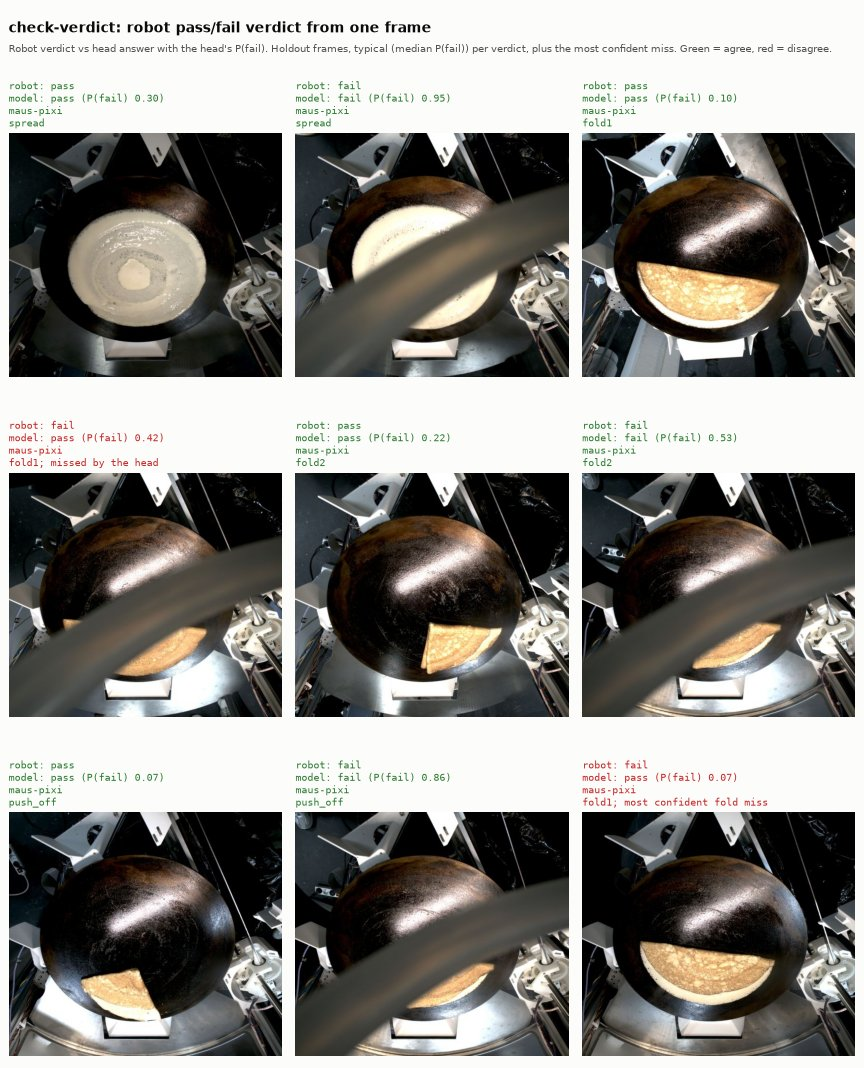
#> input picture assets/check-verdict-example.jpg, 864 x 1068 px
$ python -i fold_plate.py   (imports and definitions only)
#> lines starting #> are read from the running program, lines starting #| are printed output that depends on the picture; after the words box and inside, x2 and y2 are one past the last pixel; in counts of white or black regions, pixels touching at a corner belong together
#> further down, picture is the input picture: shape (1068, 864, 3); mean B, G, R 129.9, 134.2, 136.1
"""Hotplate ellipse detection for corrected fold-segmentation frames."""

from __future__ import annotations

from dataclasses import dataclass

import cv2
import numpy as np

BLUR_SIZE = 7
HOUGH_DP = 1.5
HOUGH_PARAM1 = 100
HOUGH_PARAM2 = 40
MIN_RADIUS_HEIGHT_SHARE = 0.28
MAX_RADIUS_HEIGHT_SHARE = 0.60
GROW_SHARE = 1.05
DARK_VALUE = 70
KERNEL_SIZE = 7
MAX_CENTER_SHIFT_RADIUS = 0.30
MIN_AXIS_DIAMETER_SHARE = 0.60
MAX_AXIS_DIAMETER_SHARE = 1.15
AXIS_SHRINK = 0.94
MIN_ELLIPSE_POINTS = 5


@dataclass(frozen=True)
class PlateEllipse:
    """OpenCV-style ellipse in image coordinates."""

    cx: float
    cy: float
    major: float
    minor: float
    angle: float
    source: str

    # [21 lines left out: functions diameter, ellipse_mask, not called in this run]


def _fallback_circle(width: int, height: int) -> tuple[float, float, float]:
    radius = min(width, height) * 0.44
    return width / 2.0, height / 2.0, radius


def _hough_circle(gray: np.ndarray) -> tuple[float, float, float]:
    height, width = gray.shape[:2]
    blurred = cv2.medianBlur(gray, BLUR_SIZE)
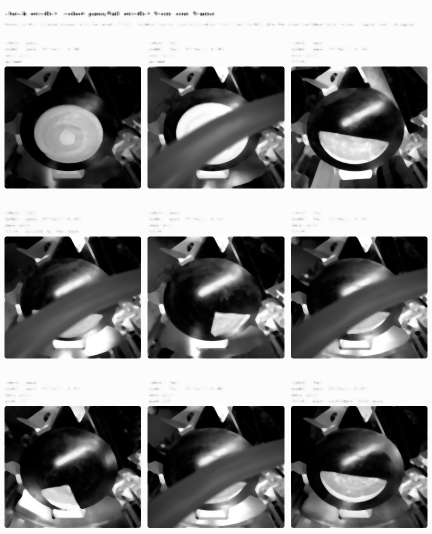
#> blurred: shape (1068, 864) (shown at 1/2 size); min 0, max 255, mean 135.2
    circles = cv2.HoughCircles(
        blurred,
        cv2.HOUGH_GRADIENT,
        dp=HOUGH_DP,
        minDist=height / 2,
        param1=HOUGH_PARAM1,
        param2=HOUGH_PARAM2,
        minRadius=round(height * MIN_RADIUS_HEIGHT_SHARE),
        maxRadius=round(height * MAX_RADIUS_HEIGHT_SHARE),
    )
#> circles = [[339.8, 539.2, 516.3], [780.8, 171.8, 544.4], [66.75, 1010.2, 635.2], [648.8, 1008.8, 386], [119.2, 48.75, 615.3]]
    if circles is None:
        return _fallback_circle(width, height)
    circle = circles[0][np.argmax(circles[0, :, 2])]
#> circle = [66.75, 1010.2, 635.2]
    return float(circle[0]), float(circle[1]), float(circle[2])


def detect_plate_ellipse(frame: np.ndarray) -> PlateEllipse:
    """Detect the hotplate as an ellipse, falling back to Hough circle."""
    gray = cv2.cvtColor(frame, cv2.COLOR_BGR2GRAY)
    cx, cy, radius = _hough_circle(gray)
#> cx = 66.75; cy = 1010.2; radius = 635.2
    diameter = radius * 2.0
#> diameter = 1270.3
    circle = PlateEllipse(
        cx,
        cy,
        diameter * AXIS_SHRINK,
        diameter * AXIS_SHRINK,
        0.0,
        "circle",
    )
    mask = np.zeros(gray.shape, dtype=np.uint8)
    cv2.circle(
        mask,
        (round(cx), round(cy)),
        round(radius * GROW_SHARE),
        255,
        -1,
    )
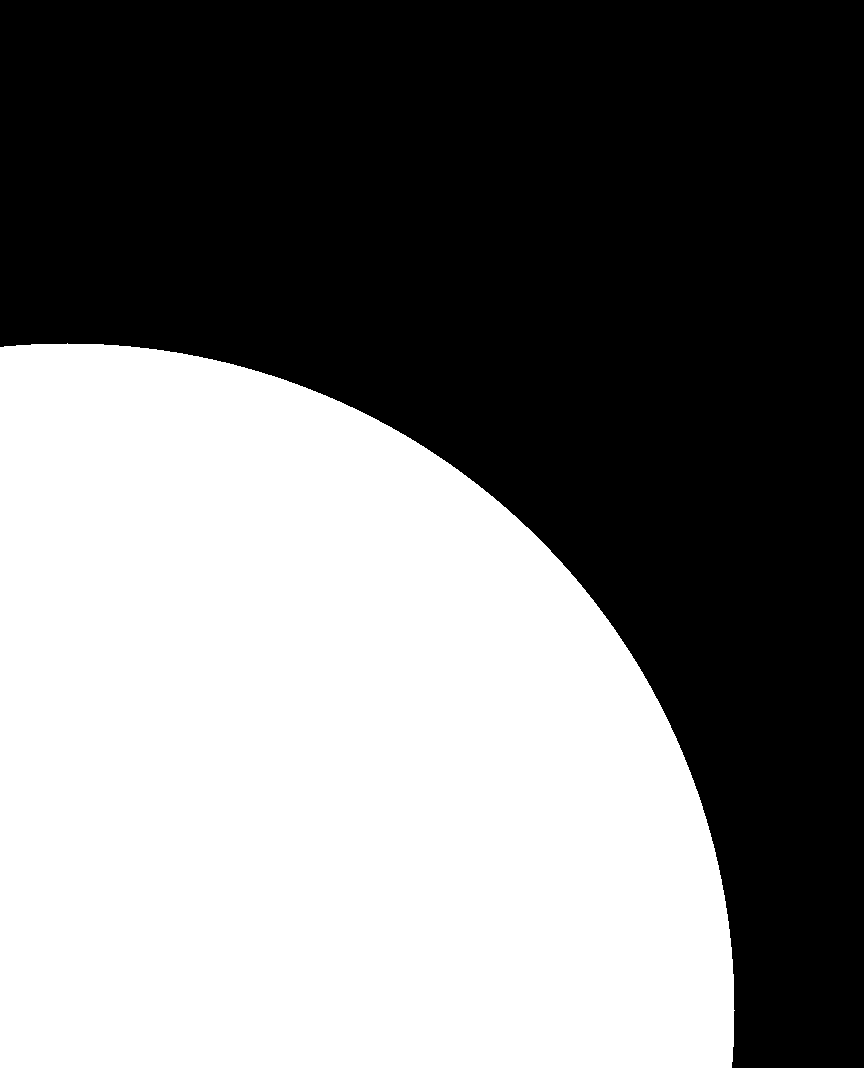
#> mask: shape (1068, 864); 47.3% white; 1 white region, box (x1, y1, x2, y2) and area: (0, 343, 735, 1068) 436519
    hsv = cv2.cvtColor(frame, cv2.COLOR_BGR2HSV)
#> hsv: shape (1068, 864, 3); mean H, S, V 39.9, 45.8, 138.1
    dark = np.where((hsv[..., 2] < DARK_VALUE) & (mask > 0), 255, 0).astype(
        np.uint8
    )
#> dark: shape (1068, 864); 18.4% white; 320 white regions (256 under 20 px), largest, box (x1, y1, x2, y2) and area: (9, 812, 282, 1018) 34743, (295, 473, 563, 682) 26756, (9, 473, 282, 642) 24750
    kernel = cv2.getStructuringElement(
        cv2.MORPH_ELLIPSE,
        (KERNEL_SIZE, KERNEL_SIZE),
    )
    opened = cv2.morphologyEx(dark, cv2.MORPH_OPEN, kernel)
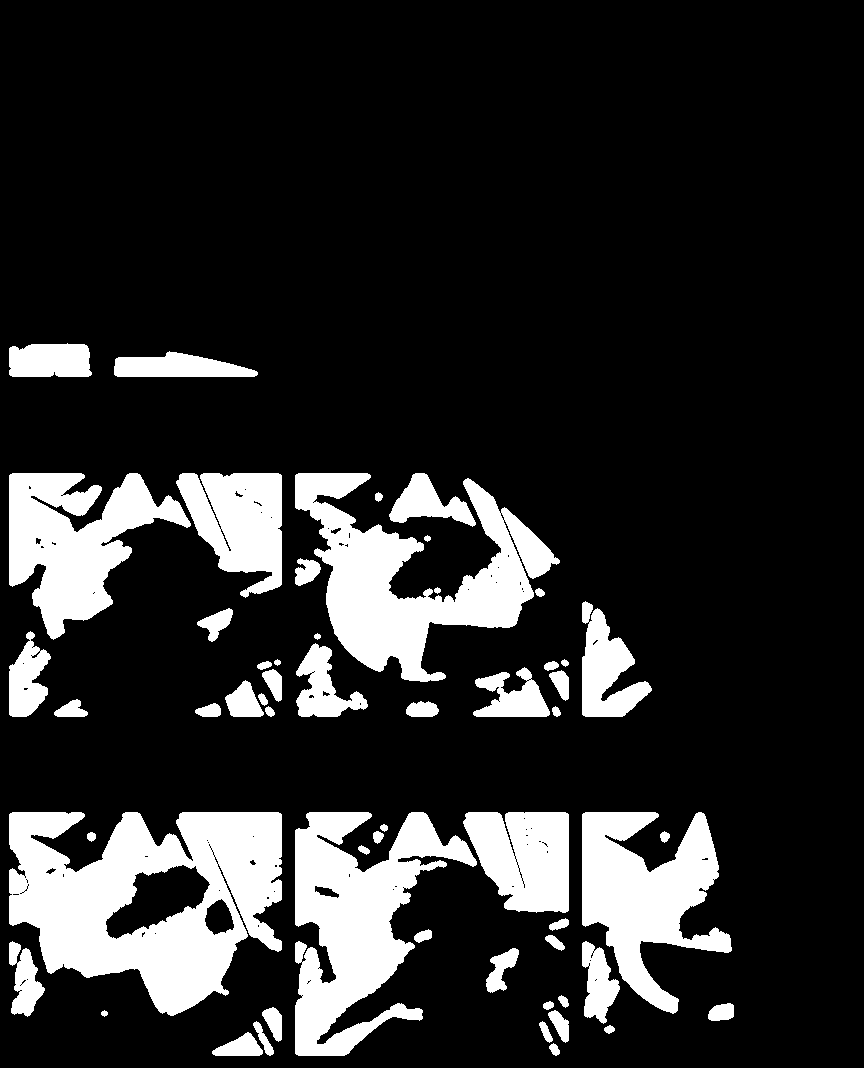
#> opened: shape (1068, 864); 17% white; 56 white regions, largest, box (x1, y1, x2, y2) and area: (9, 812, 282, 1016) 33958, (295, 473, 560, 682) 22377, (295, 812, 477, 1056) 21860
    components, labels, stats, _ = cv2.connectedComponentsWithStats(opened)
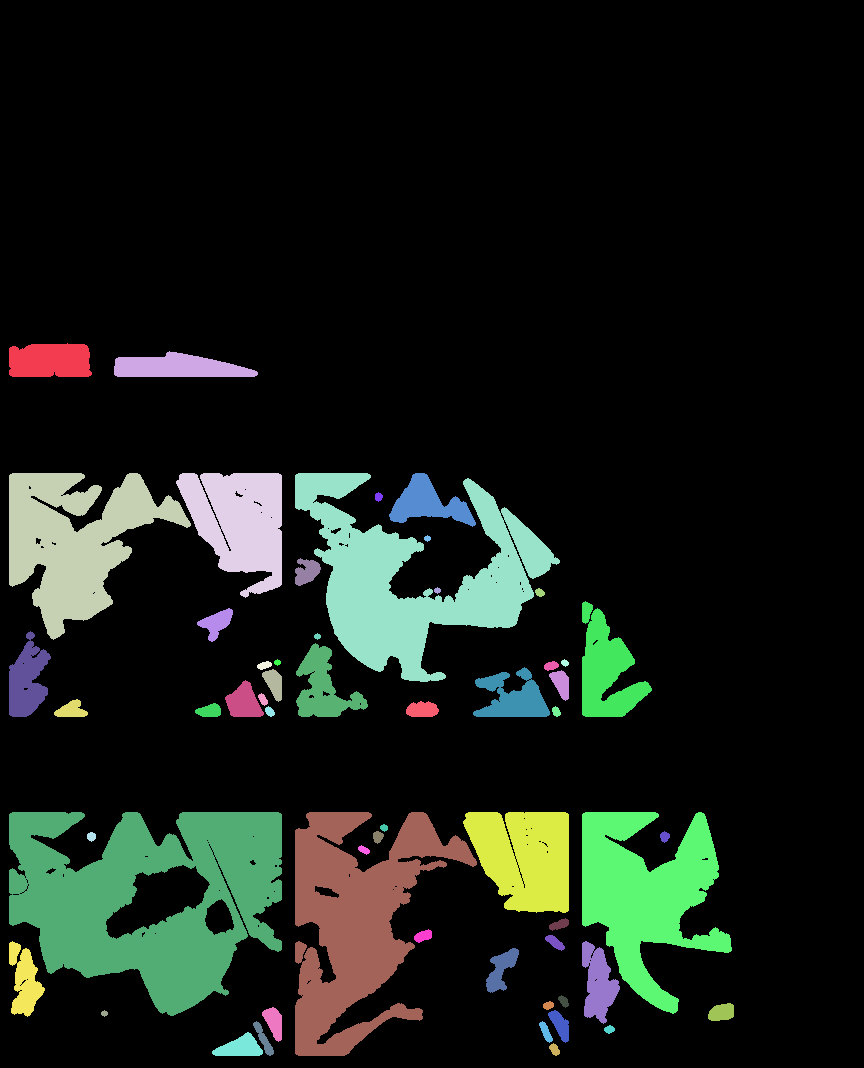
#> labels: shape (1068, 864) int32; 57 distinct labels, from 0 to 56; one colour per label, 0 black
#> components = 57; stats = 57 rows, first 6: [0, 0, 864, 1068, 765621], [9, 343, 83, 34, 2570], [114, 351, 144, 26, 2587], [9, 473, 182, 167, 15350], [176, 473, 106, 125, 8701], [295, 473, 265, 209, 22377]
    if components <= 1:
        return circle
    largest = 1 + int(np.argmax(stats[1:, cv2.CC_STAT_AREA]))
#> largest = 31
    points = np.column_stack(np.where(labels == largest)).astype(np.int32)
#> points = 33958 pairs, first value 812 to 1015, second value 9 to 281
    if len(points) < MIN_ELLIPSE_POINTS:
        return circle
    contour = cv2.convexHull(points[:, ::-1])
#> contour = contour of 17 points, box (x1, y1, x2, y2) (9, 812, 282, 1016), area 47121
    if len(contour) < MIN_ELLIPSE_POINTS:
        return circle
    (ex, ey), (axis_a, axis_b), angle = cv2.fitEllipse(contour)
#> ex = 148.6; ey = 874.5; axis_a = 275.5; axis_b = 303.2; angle = 106.9
    shift = float(np.hypot(ex - cx, ey - cy))
#> shift = 158.5
    if shift > MAX_CENTER_SHIFT_RADIUS * radius:
        return circle
    major = max(float(axis_a), float(axis_b))
#> major = 303.2
    minor = min(float(axis_a), float(axis_b))
#> minor = 275.5
    min_axis = MIN_AXIS_DIAMETER_SHARE * diameter
#> min_axis = 762.2
    max_axis = MAX_AXIS_DIAMETER_SHARE * diameter
#> max_axis = 1460.8
    if not (min_axis <= minor <= max_axis and min_axis <= major <= max_axis):
        return circle
    return PlateEllipse(
        ex,
        ey,
        major * AXIS_SHRINK,
        minor * AXIS_SHRINK,
        angle,
        "dark",
    )


# [17 lines left out: function median_ellipse, not called in this run]

>>> import cv2
>>> picture = cv2.imread('../../assets/check-verdict-example.jpg')
>>> result = detect_plate_ellipse(picture)

$ run again, on assets/crepe-student-example.jpg
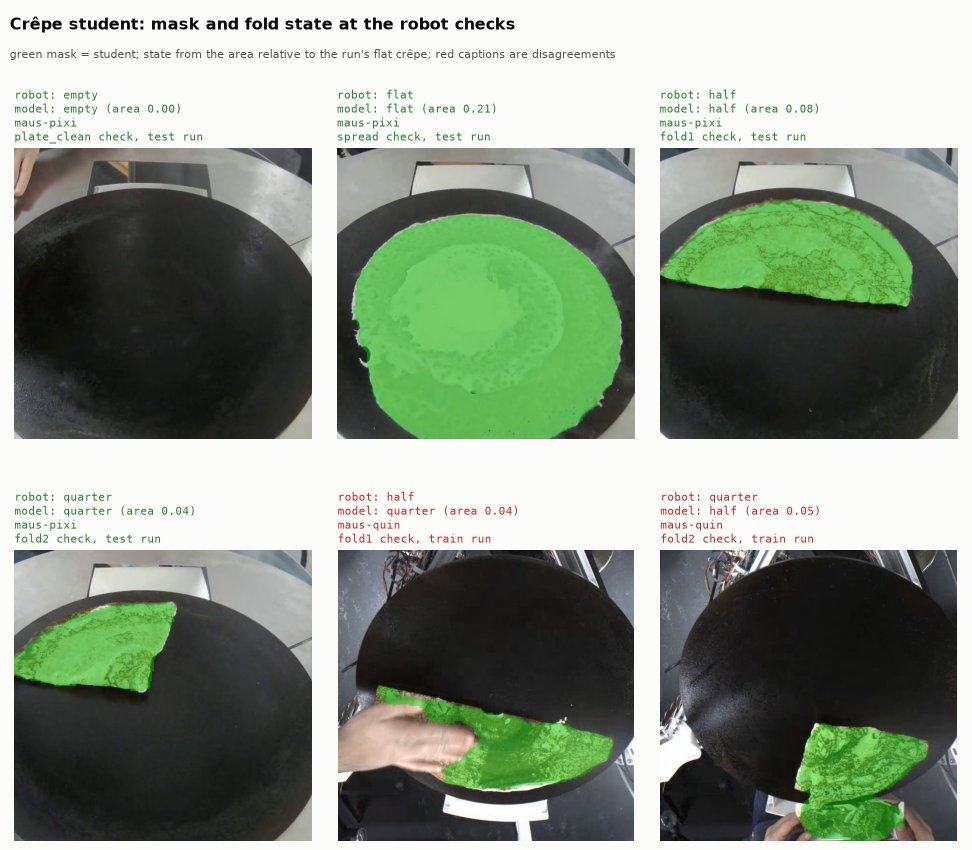
#> input picture assets/crepe-student-example.jpg, 972 x 850 px
#> picture is the input picture: shape (850, 972, 3); mean B, G, R 134.6, 148.8, 138.4
#> circles = [[375.8, 429.8, 410], [804.8, 513.8, 327.1], [140.2, 828.8, 238.6]]
#> circle = [375.8, 429.8, 410]
#> cx = 375.8; cy = 429.8; radius = 410
#> diameter = 820.1
#> in detect_plate_ellipse, `cv2.circle( mask, (round(cx), round(cy)), round(radius * GROW_SHARE), ..`:
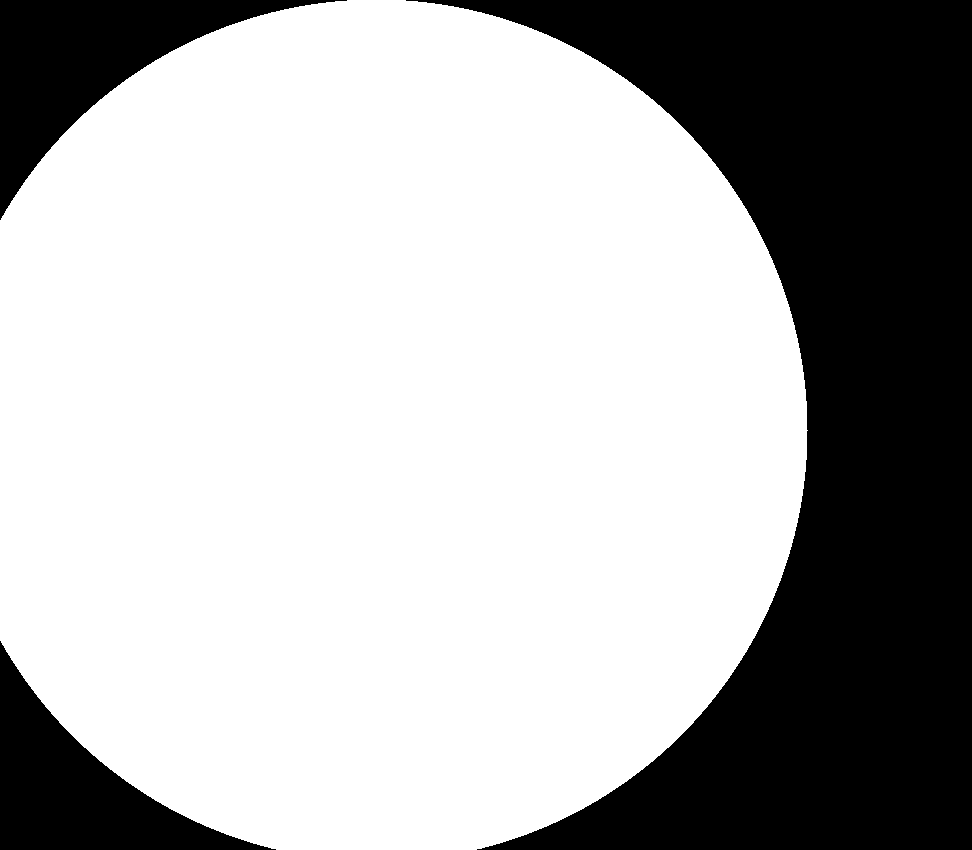
#> mask: shape (850, 972); 68.6% white; 3 black regions, box (x1, y1, x2, y2) and area: (406, 0, 972, 850) 215187, (0, 0, 347, 220) 23926, (0, 641, 276, 850) 20538
#> hsv: shape (850, 972, 3); mean H, S, V 48.3, 32.4, 150.2
#> dark: shape (850, 972); 24.2% white; 229 white regions (172 under 20 px), largest, box (x1, y1, x2, y2) and area: (14, 189, 312, 439) 64690, (25, 591, 312, 841) 39129, (350, 550, 634, 734) 38160
#> opened: shape (850, 972); 23.5% white; 20 white regions, largest, box (x1, y1, x2, y2) and area: (14, 189, 312, 439) 64048, (29, 596, 312, 841) 38290, (356, 550, 634, 734) 37156
#> in detect_plate_ellipse, `components, labels, stats, _ = cv2.connectedComponentsWithStats(opened)`:
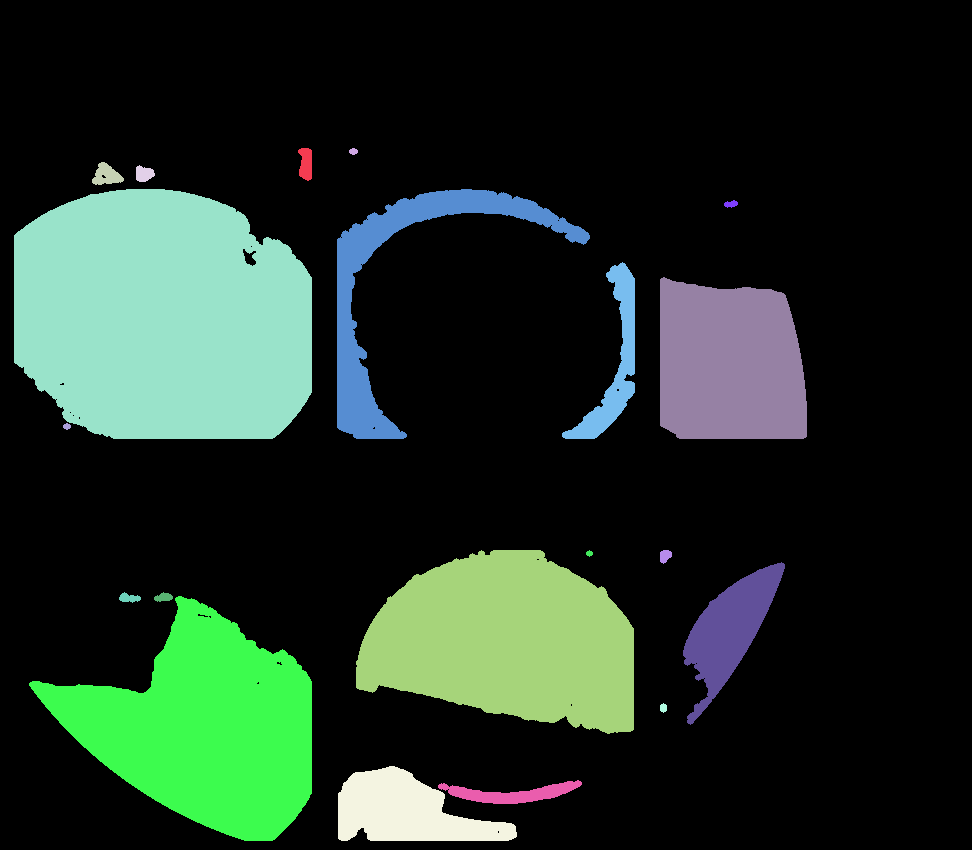
#> labels: shape (850, 972) int32; 21 distinct labels, from 0 to 20; one colour per label, 0 black
#> components = 21; stats = 21 rows, first 6: [0, 0, 972, 850, 632323], [298, 148, 14, 33, 370], [349, 148, 9, 7, 47], [92, 162, 32, 23, 450], [136, 165, 19, 17, 237], [14, 189, 298, 250, 64048]
#> largest = 5
#> points = 64048 pairs, first value 189 to 438, second value 14 to 311
#> contour = contour of 42 points, box (x1, y1, x2, y2) (14, 189, 312, 439), area 64469
#> ex = 162.4; ey = 320.7; axis_a = 260.5; axis_b = 341; angle = 106.3
#> shift = 239.6
